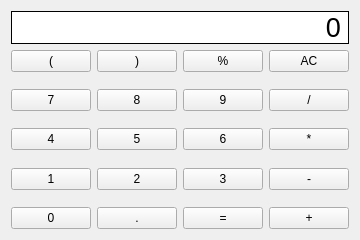
<?xml version="1.0" encoding="UTF-8"?>
<ui version="4.0">
 <class>moon_calc</class>
 <widget class="QWidget" name="moon_calc">
  <property name="geometry">
   <rect>
    <x>0</x>
    <y>0</y>
    <width>356</width>
    <height>240</height>
   </rect>
  </property>
  <property name="windowTitle">
   <string>Moon calculator</string>
  </property>
  <property name="styleSheet">
   <string notr="true"/>
  </property>
  <layout class="QVBoxLayout" name="verticalLayout_2">
   <item>
    <layout class="QVBoxLayout" name="verticalLayout">
     <item>
      <widget class="QLabel" name="list_calc">
       <property name="font">
        <font>
         <pointsize>20</pointsize>
        </font>
       </property>
       <property name="layoutDirection">
        <enum>Qt::LeftToRight</enum>
       </property>
       <property name="styleSheet">
        <string notr="true">background-color: rgb(255, 255, 255);</string>
       </property>
       <property name="frameShape">
        <enum>QFrame::Box</enum>
       </property>
       <property name="text">
        <string>0</string>
       </property>
       <property name="alignment">
        <set>Qt::AlignRight|Qt::AlignTrailing|Qt::AlignVCenter</set>
       </property>
      </widget>
     </item>
     <item>
      <spacer name="verticalSpacer_5">
       <property name="orientation">
        <enum>Qt::Vertical</enum>
       </property>
       <property name="sizeHint" stdset="0">
        <size>
         <width>20</width>
         <height>50</height>
        </size>
       </property>
      </spacer>
     </item>
    </layout>
   </item>
   <item>
    <layout class="QGridLayout" name="gridLayout">
     <item row="6" column="0">
      <widget class="QPushButton" name="bt_1">
       <property name="text">
        <string>1</string>
       </property>
      </widget>
     </item>
     <item row="2" column="1">
      <spacer name="horizontalSpacer_3">
       <property name="orientation">
        <enum>Qt::Horizontal</enum>
       </property>
       <property name="sizeHint" stdset="0">
        <size>
         <width>40</width>
         <height>20</height>
        </size>
       </property>
      </spacer>
     </item>
     <item row="2" column="4">
      <widget class="QPushButton" name="bt_9">
       <property name="text">
        <string>9</string>
       </property>
      </widget>
     </item>
     <item row="6" column="4">
      <widget class="QPushButton" name="bt_3">
       <property name="text">
        <string>3</string>
       </property>
      </widget>
     </item>
     <item row="5" column="0">
      <spacer name="verticalSpacer_2">
       <property name="orientation">
        <enum>Qt::Vertical</enum>
       </property>
       <property name="sizeHint" stdset="0">
        <size>
         <width>20</width>
         <height>40</height>
        </size>
       </property>
      </spacer>
     </item>
     <item row="2" column="0">
      <widget class="QPushButton" name="bt_7">
       <property name="text">
        <string>7</string>
       </property>
      </widget>
     </item>
     <item row="8" column="0">
      <widget class="QPushButton" name="bt_0">
       <property name="text">
        <string>0</string>
       </property>
      </widget>
     </item>
     <item row="4" column="2">
      <widget class="QPushButton" name="bt_5">
       <property name="text">
        <string>5</string>
       </property>
      </widget>
     </item>
     <item row="0" column="4">
      <widget class="QPushButton" name="percent_bt">
       <property name="text">
        <string>%</string>
       </property>
      </widget>
     </item>
     <item row="0" column="0">
      <widget class="QPushButton" name="open_bt">
       <property name="enabled">
        <bool>true</bool>
       </property>
       <property name="text">
        <string>(</string>
       </property>
      </widget>
     </item>
     <item row="0" column="2">
      <widget class="QPushButton" name="close_bt">
       <property name="text">
        <string>)</string>
       </property>
      </widget>
     </item>
     <item row="1" column="2">
      <spacer name="verticalSpacer_3">
       <property name="orientation">
        <enum>Qt::Vertical</enum>
       </property>
       <property name="sizeHint" stdset="0">
        <size>
         <width>20</width>
         <height>40</height>
        </size>
       </property>
      </spacer>
     </item>
     <item row="8" column="6">
      <widget class="QPushButton" name="plus_bt">
       <property name="text">
        <string>+</string>
       </property>
      </widget>
     </item>
     <item row="6" column="6">
      <widget class="QPushButton" name="minus_bt">
       <property name="text">
        <string>-</string>
       </property>
      </widget>
     </item>
     <item row="4" column="0">
      <widget class="QPushButton" name="bt_4">
       <property name="text">
        <string>4</string>
       </property>
      </widget>
     </item>
     <item row="4" column="6">
      <widget class="QPushButton" name="multiply_bt">
       <property name="text">
        <string>*</string>
       </property>
      </widget>
     </item>
     <item row="8" column="4">
      <widget class="QPushButton" name="equal_bt">
       <property name="text">
        <string>=</string>
       </property>
      </widget>
     </item>
     <item row="6" column="2">
      <widget class="QPushButton" name="bt_2">
       <property name="text">
        <string>2</string>
       </property>
      </widget>
     </item>
     <item row="4" column="4">
      <widget class="QPushButton" name="bt_6">
       <property name="text">
        <string>6</string>
       </property>
      </widget>
     </item>
     <item row="8" column="2">
      <widget class="QPushButton" name="bt_point">
       <property name="text">
        <string>.</string>
       </property>
      </widget>
     </item>
     <item row="0" column="6">
      <widget class="QPushButton" name="clear_bt">
       <property name="text">
        <string>AC</string>
       </property>
      </widget>
     </item>
     <item row="2" column="3">
      <spacer name="horizontalSpacer_4">
       <property name="orientation">
        <enum>Qt::Horizontal</enum>
       </property>
       <property name="sizeHint" stdset="0">
        <size>
         <width>40</width>
         <height>20</height>
        </size>
       </property>
      </spacer>
     </item>
     <item row="2" column="6">
      <widget class="QPushButton" name="devide_bt">
       <property name="text">
        <string>/</string>
       </property>
      </widget>
     </item>
     <item row="2" column="2">
      <widget class="QPushButton" name="bt_8">
       <property name="text">
        <string>8</string>
       </property>
      </widget>
     </item>
     <item row="2" column="5">
      <spacer name="horizontalSpacer_5">
       <property name="orientation">
        <enum>Qt::Horizontal</enum>
       </property>
       <property name="sizeHint" stdset="0">
        <size>
         <width>40</width>
         <height>20</height>
        </size>
       </property>
      </spacer>
     </item>
     <item row="7" column="2">
      <spacer name="verticalSpacer_4">
       <property name="orientation">
        <enum>Qt::Vertical</enum>
       </property>
       <property name="sizeHint" stdset="0">
        <size>
         <width>20</width>
         <height>40</height>
        </size>
       </property>
      </spacer>
     </item>
     <item row="3" column="2">
      <spacer name="verticalSpacer">
       <property name="orientation">
        <enum>Qt::Vertical</enum>
       </property>
       <property name="sizeHint" stdset="0">
        <size>
         <width>20</width>
         <height>40</height>
        </size>
       </property>
      </spacer>
     </item>
    </layout>
   </item>
  </layout>
 </widget>
 <resources/>
 <connections/>
</ui>
